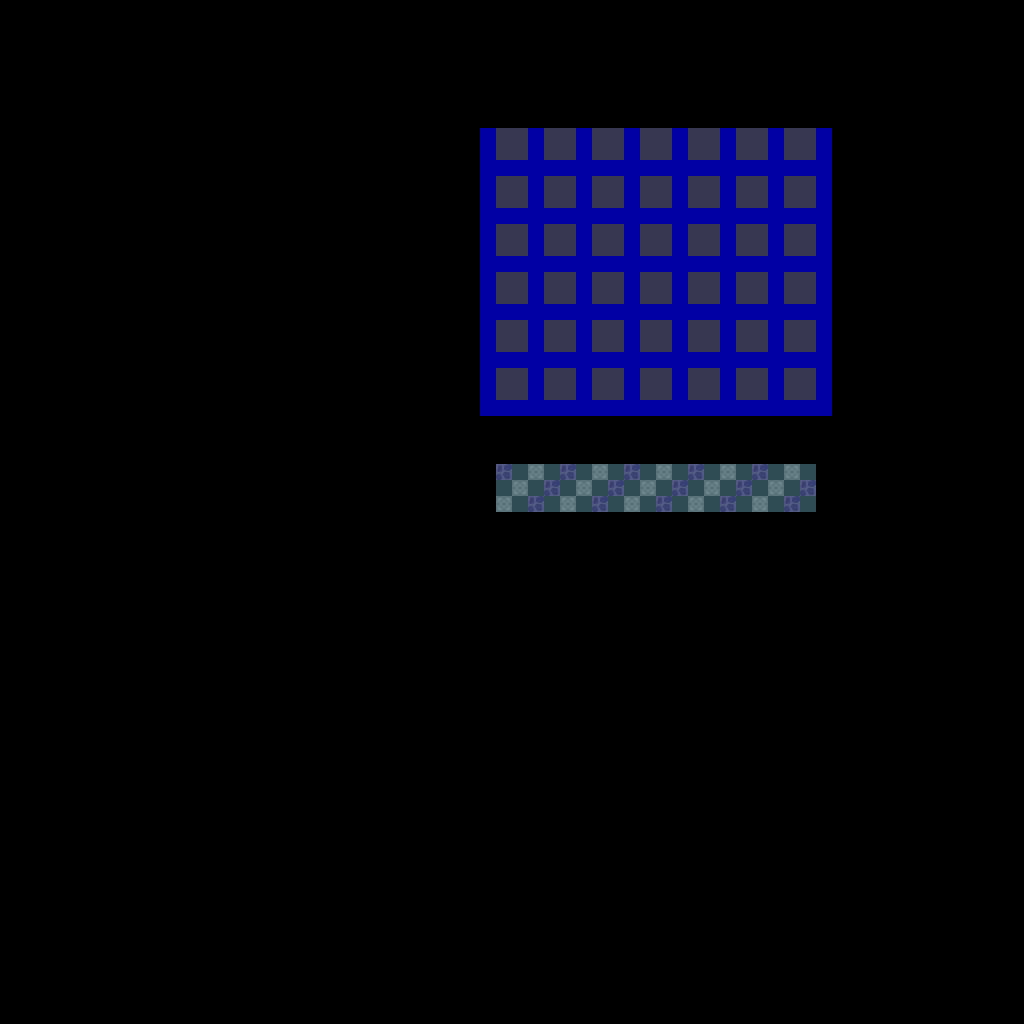

This game map was drawn from its Tiled (.tmx) file and the tilesets committed beside it. A one-line description and the trimmed map source follow:
An orthogonal 64x64 tile map with 16x16 px tiles, 1 tile layer (base), 1 hidden layer not drawn and 4 objects.

<map version="1.10" tiledversion="1.12.1" orientation="orthogonal" renderorder="right-down" width="64" height="64" tilewidth="16" tileheight="16" infinite="0" nextlayerid="3" nextobjectid="5">
 <tileset firstgid="1" source="../../classiciphone_pics4.tsx" />
 <layer id="1" name="base" width="64" height="64">
  <data>[4096 cells, 4096 non-empty, 9 distinct tile ids]</data>
 </layer>
 <layer id="2" name="collision" width="64" height="64" visible="0">
  <properties><property name="collision" value="true" /></properties>
  <data>[4096 cells, 3868 non-empty, 1 distinct tile ids]</data>
 </layer>
 <objectgroup id="3" name="npcs">
  <object id="1" x="384.0" y="368.0" width="16" height="16">
   <properties>
    <property name="gani" value="attackblock.png" />
    <property name="script" type="string">-- Auto-converted from GraalScript
-- function onPlayerChats() {
-- if (player.guild == "Game Coordinator" || clientr.secretstaff || clientr.c4control) {
-- if (player.chat.starts("/black")) {
-- tokens = player.chat.tokenize();
-- message(tokens[1]);
end
end
end</property>
   </properties>
  </object>
  <object id="2" x="384.0" y="304.0" width="16" height="16">
   <properties>
    <property name="gani" value="classic_pushblock.png" />
    <property name="script" type="string">-- Auto-converted from GraalScript
-- function onPlayerChats() {
-- if (player.guild == "Game Coordinator" || clientr.secretstaff || clientr.c4control) {
-- if (player.chat.starts("/red")) {
-- tokens = player.chat.tokenize();
-- message(tokens[1]);
end
end
end</property>
   </properties>
  </object>
  <object id="3" x="400.0" y="416.0" width="16" height="16">
   <properties>
    <property name="script" type="string">-- Auto-converted from GraalScript
joinResource("level_nopk")
-- function onCreated() {
self.pieces = new [42]
-- changeTurn();
end
-- function onPlayerChats() {
-- if (player.chat.starts("red") &amp;&amp; player.account == attr[2] &amp;&amp; this.turn == 0) {
-- tokens = player.chat.tokenize();
-- column = tokens[1]-1;
-- player.chat = column+1;
-- if (column in |0,6|) {
-- ok = 0;
-- for (i=0;i&lt;6;i++) {
-- index = (5-i)*7+column;
-- if (!this.pieces[index]) {
self.pieces[index] = 1
-- ok = 1;
-- break;
end
end
-- if (ok == 1) {
-- changeTurn();
-- win = checkWin();
-- if (win == 1) {
-- message("Red wins!");
self.turn = -1
end
-- attr[1] = this.pieces;
end
end
end
-- if (player.chat.starts("black") &amp;&amp; player.account == attr[3] &amp;&amp; this.turn == 1) {
-- tokens = player.chat.tokenize();
-- column = tokens[1]-1;
-- player.chat = column+1;
-- if (column in |0,6|) {
-- ok = 0;
-- for (i=0;i&lt;6;i++) {
-- index = (5-i)*7+column;
-- if (!this.pieces[index]) {
self.pieces[index] = 2
-- ok = 1;
-- break;
end
end
-- if (ok == 1) {
-- changeTurn();
-- win = checkWin();
-- if (win == 2) {
-- message("Black wins!");
self.turn = -1
end
-- attr[1] = this.pieces;
end
end
end
-- if (player.guild == "Game Coordinator" || clientr.secretstaff || clientr.c4control) {
-- if (player.chat.starts("/red")) {
-- tokens = player.chat.tokenize();
-- attr[2] = tokens[1];
end
-- if (player.chat.starts("/black")) {
-- tokens = player.chat.tokenize();
-- attr[3] = tokens[1];
end
-- if (player.chat == "/reset") {
self.pieces = new [42]
-- changeTurn();
-- attr[1] = this.pieces;
end
-- if (player.chat == "/next") {
-- changeTurn();
end
-- if (player.chat == "commands") {
-- say2(
-- "Commands:
-- /red account
-- /black account
-- /reset
-- /next");
end
end
end
-- function changeTurn() {
-- if (this.turn == 1) {
self.turn = 0
-- message("Red's Turn!");
end
-- else {
self.turn = 1
-- message("Black's Turn!");
end
end
-- function checkWin() {
-- // check horiz
-- for (i=0;i&lt;=3;i++) { // horiz
-- for (j=0;j&lt;=6;j++) { // vert
-- index = j*7+i;
-- if (this.pieces[index] == 1 &amp;&amp; this.pieces[index+1] == 1 &amp;&amp; this.pieces[index+2] == 1 &amp;&amp; this.pieces[index+3] == 1) {
self.pieces[index] = 3
self.pieces[index+1] = 3
self.pieces[index+2] = 3
self.pieces[index+3] = 3
-- return(1);
end
-- if (this.pieces[index] == 2 &amp;&amp; this.pieces[index+1] == 2 &amp;&amp; this.pieces[index+2] == 2 &amp;&amp; this.pieces[index+3] == 2) {
self.pieces[index] = 3
self.pieces[index+1] = 3
self.pieces[index+2] = 3
self.pieces[index+3] = 3
-- return(2);
end
end
end
-- // check vert
-- for (i=0;i&lt;=2;i++) { // vert
-- for (j=0;j&lt;=6;j++) { // horiz
-- //index = i*7+j;
-- if (this.pieces[i*7+j] == 1 &amp;&amp; this.pieces[(i+1)*7+j] == 1 &amp;&amp; this.pieces[(i+2)*7+j] == 1 &amp;&amp; this.pieces[(i+3)*7+j] == 1) {
self.pieces[i*7+j] = 3
self.pieces[(i+1)*7+j] = 3
self.pieces[(i+2)*7+j] = 3
self.pieces[(i+3)*7+j] = 3
-- return(1);
end
-- if (this.pieces[i*7+j] == 2 &amp;&amp; this.pieces[(i+1)*7+j] == 2 &amp;&amp; this.pieces[(i+2)*7+j] == 2 &amp;&amp; this.pieces[(i+3)*7+j] == 2) {
self.pieces[i*7+j] = 3
self.pieces[(i+1)*7+j] = 3
self.pieces[(i+2)*7+j] = 3
self.pieces[(i+3)*7+j] = 3
-- return(2);
end
end
end
-- // check diag forward
-- for (i=0;i&lt;=2;i++) { // vert
-- for (j=3;j&lt;=6;j++) { // horiz
-- //index = i*7+j;
-- if (this.pieces[i*7+j] == 1 &amp;&amp; this.pieces[(i+1)*7+(j-1)] == 1 &amp;&amp; this.pieces[(i+2)*7+(j-2)] == 1 &amp;&amp; this.pieces[(i+3)*7+(j-3)] == 1) {
self.pieces[i*7+j] = 3
self.pieces[(i+1)*7+(j-1)] = 3
self.pieces[(i+2)*7+(j-2)] = 3
self.pieces[(i+3)*7+(j-3)] = 3
-- return(1);
end
-- if (this.pieces[i*7+j] == 2 &amp;&amp; this.pieces[(i+1)*7+(j-1)] == 2 &amp;&amp; this.pieces[(i+2)*7+(j-2)] == 2 &amp;&amp; this.pieces[(i+3)*7+(j-3)] == 2) {
self.pieces[i*7+j] = 3
self.pieces[(i+1)*7+(j-1)] = 3
self.pieces[(i+2)*7+(j-2)] = 3
self.pieces[(i+3)*7+(j-3)] = 3
-- return(2);
end
end
end
-- // check diag backwards
-- for (i=0;i&lt;=2;i++) { // vert
-- for (j=0;j&lt;=3;j++) { // horiz
-- //index = i*7+j;
-- if (this.pieces[i*7+j] == 1 &amp;&amp; this.pieces[(i+1)*7+(j+1)] == 1 &amp;&amp; this.pieces[(i+2)*7+(j+2)] == 1 &amp;&amp; this.pieces[(i+3)*7+(j+3)] == 1) {
self.pieces[i*7+j] = 3
self.pieces[(i+1)*7+(j+1)] = 3
self.pieces[(i+2)*7+(j+2)] = 3
self.pieces[(i+3)*7+(j+3)] = 3
-- return(1);
end
-- if (this.pieces[i*7+j] == 2 &amp;&amp; this.pieces[(i+1)*7+(j+1)] == 2 &amp;&amp; this.pieces[(i+2)*7+(j+2)] == 2 &amp;&amp; this.pieces[(i+3)*7+(j+3)] == 2) {
self.pieces[i*7+j] = 3
self.pieces[(i+1)*7+(j+1)] = 3
self.pieces[(i+2)*7+(j+2)] = 3
self.pieces[(i+3)*7+(j+3)] = 3
-- return(2);
end
end
end
-- return(0);
end
-- [CLIENT-SIDE — server no-op]
-- if (created) {
-- this.startx = 31;
-- this.starty = 8;
-- }
-- if (playerenters || timeout) {
-- setstring this.array,#P1(-1);
-- hideimgs 0,41;
-- for (i=0;i&lt;7;i++) {
-- for (j=0;j&lt;7;j++) {
-- index = j*7+i;
-- slot = strtofloat(#I(this.array,index));
-- if (slot == 1) {
-- showimg index,classic_pushblock.png,this.startx+i*3,this.starty+j*3;
-- }
-- elseif (slot == 2) {
-- showimg index,attackblock.png,this.startx+i*3,this.starty+j*3;
-- }
-- elseif (slot == 3) {
-- showimg index,classic_pullblock.png,this.startx+i*3,this.starty+j*3;
-- }
-- }
-- }
-- 
-- if (mousex in |this.startx,this.startx+20| &amp;&amp; mousey in |this.starty-2,this.starty|) {
-- xloc = int((mousex-this.startx)/3);
-- showimg -1,classic_gc_ctf_bluearrow.mng,this.startx+0.7+3*xloc,this.starty-1.2;
-- } else hideimg -1;
-- 
-- timeout = 0.2;
-- }
-- if (mousedown) {
-- if (strequals(#p(0),left)) {
-- if (mousex in |this.startx,this.startx+20| &amp;&amp; mousey in |this.starty-2,this.starty|) {
-- xloc = int((mousex-this.startx)/3);
-- if (strequals(#a,#P2(-1))) setplayerprop #c,red #v(xloc+1);
-- if (strequals(#a,#P3(-1))) setplayerprop #c,black #v(xloc+1);
-- }
-- }
-- }</property>
   </properties>
  </object>
  </objectgroup>
</map>
<!-- 1 of 4 objects omitted -->
